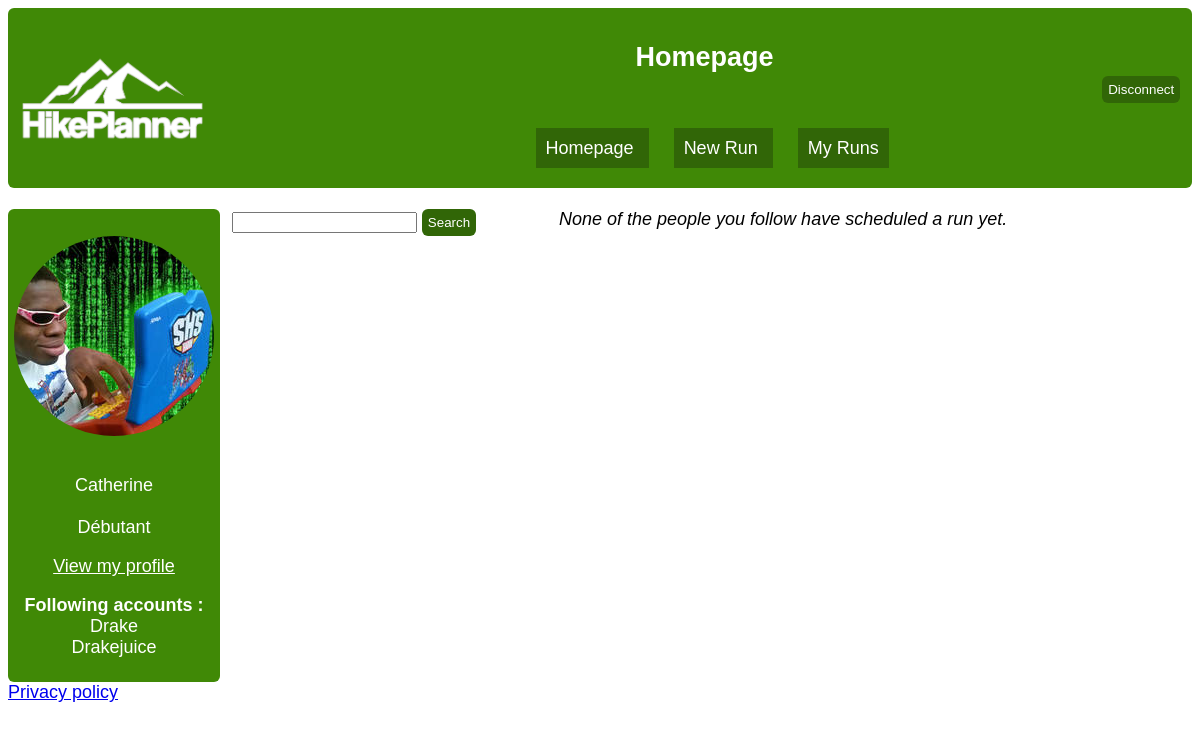
The app's page /homepage.php (signed in) with its own data.
### tables this page shows
CREATE TABLE `account` (
  `id` int(11) NOT NULL,
  `username` varchar(255) NOT NULL,
  `password` varchar(255) NOT NULL,
  `email` varchar(255) NOT NULL,
  `first_name` varchar(255) NOT NULL,
  `last_name` varchar(255) NOT NULL,
  `level` varchar(255) NOT NULL,
  `weight` int(11) DEFAULT NULL,
  `size` int(11) DEFAULT NULL,
  `picture` varchar(255) NOT NULL DEFAULT 'unknown.jpg'
);

### homepage.php (the view, shortened to what this page needs)
<html>
    <head>
        <link rel="stylesheet" href="https://unpkg.com/leaflet@1.3.1/dist/leaflet.css" />
        <link rel="stylesheet" type="text/css" href="./projet_css/homepage.css"/>
    </head>
    <body>
        <?php
            $bdd = new PDO("mysql:host=localhost;dbname=projet_if3;charset=utf8", "root", "");
        ?>
        <header>
            <img class="logo" src="./projet_css/HikePlanner_homepage.png"/>
            <nav>
            <h1 class="h">Homepage</h1>
                <ul>
                    <br>
                    <br>
                    <li>
                        <a class="butt" href="homepage.php">Homepage</a>
                    </li>
                    <li>
                        <a class="butt" href="hikeplanner_map_v3.php">New Run</a>
                    </li>
                    <li>
                        <a class="butt" href="my_runs.php">My Runs</a>
                    </li>
                </ul>
            </nav>
            <form class="deco" method='post'>
                    <input type='submit' class='button' name='button' value='Disconnect'>
        </form>
        </header>
        <br>
        <main>
            <div class="side">
                <?php
                    $username=$bdd->prepare("SELECT username,  level, first_name, last_name, picture FROM account WHERE id=?");
                    $username->execute([$_SESSION['id_account']]);
                    $var = $username->fetch();
                ?>
                <br>
                <img src="./projet_css/<?php echo $var['picture'];?>"/>
                <br>
                <br>
                <p>
                <?php
                    echo $var["username"]."<br>".$var["first_name"]."  ".$var["last_name"]."<br>".$var["level"];
                ?>
                </p>
                <a href="profile.php">View my profile</a>
                <br>
                <p><strong>Following accounts : </strong>
                <?php
                    $req_follow = $bdd->prepare("SELECT username FROM account
                                                    INNER JOIN follow ON account.id = follow.id_followed
                                                    WHERE id_account = ?");
                    $req_follow->execute([$_SESSION['id_account']]);
                    foreach($req_follow as $value) {
                        if($value != null) {
                            echo "<br>".$value["username"];
                        }
                    }
                ?>
                </p>
            </div>
            <div class="se">
                <?php
                echo "<div> <form method='post'>
                    <input id='research' name='research' type='text'/>
                    <input type='submit' class='button' name='search' value='Search'/>
                    </form> </div> <br><br>";
                ?>
            </div>
            <div class="follow">
                <?php
                    $req = $bdd->prepare("SELECT run_saved.id_run, run.distance, run.time AS estimated_time, follow.* FROM run_saved
                                            INNER JOIN run ON run_saved.id_run = run.id_run
                                            INNER JOIN follow ON run_saved.id_account = follow.id_followed
                                            WHERE follow.id_account = ? AND run_saved.completed = 1
                                            GROUP BY run_saved.id_run
                                            ORDER BY run_saved.date DESC");
                    $req->execute([$_SESSION['id_account']]);
                    $parkour = $req->fetch();
                    $i = 0;
                    if($parkour != null) {
                        while($parkour != null) {
                ?>
                <div>
                    <div <?php echo "id='map".$i."'"; ?>>
                    </div>
                    <div class="table_run">
                        <h3> <?php echo "distance : ".$parkour["distance"]."km ; time : ".$parkour["estimated_time"]; ?> </h3>
                        <table>
                            <tr>
                                <th></th>
                                <th> Time </th>
                                <th> Date </th>
                                <th> Weather </th>
                                <th> Difficulty </th>
                                <th> Comments </th>
                            </tr>
                            <?php
                                $req_run = $bdd->prepare("SELECT MIN(time), date, weather, difficulty, comments, username FROM run_saved
                                                            INNER JOIN follow ON run_saved.id_account = follow.id_followed
                                                            INNER JOIN account ON follow.id_followed = account.id
                                                            WHERE follow.id_account = ? AND id_run = ? AND completed = 1
                                                            GROUP BY run_saved.id_account");
                                $req_run->execute([$_SESSION['id_account'], $parkour["id_run"]]);
                                $run = $req_run->fetch();
                                while($run != null) {
                            ?>
                            <tr>
                                <td>
                                    <?php
                                        echo $run["username"];
                                    ?>
                                </td>
                                <td>
                                    <?php
                                        echo $run["MIN(time)"];
                                    ?>
                                </td>
                                <td>
                                    <?php
                                        echo $run["date"];
                                    ?>
                                </td>
                                <td>
                                    <?php
                                        echo $run["weather"];
                                    ?>
                                </td>
                                <td>
                                    <?php
                                        echo $run["difficulty"];
                                    ?>
                                </td>
                                <td>
                                    <?php
                                        echo $run["comments"];
                                    ?>
                                </td>
                            </tr>
                            <?php $run = $req_run->fetch(); } ?>
                        </table>
                        <form method="post">
                            <input name="id_run" type="hidden" value="<?php echo $parkour["id_run"]; ?>" />
                            <input name="add_run" type="submit" value="Add to my Runs"/>
                        </form>
                    </div>
                    <?php
                        $req_marker = $bdd->prepare("SELECT latitude, longitude FROM waypoints WHERE id_run = ?");
                        $req_marker->execute([$parkour["id_run"]]);
                        $waypoint = $req_marker->fetch();
                    ?>
                    <script src="https://unpkg.com/leaflet@1.3.1/dist/leaflet.js"></script>
                    <script type="text/javascript">
                        // Create "my_map" and insert it in the HTML element with ID "map.$i"
                        var <?php echo "my_map".$i; ?> = L.map('<?php echo "map".$i; ?>').setView([<?php echo $waypoint["latitude"].",".$waypoint["longitude"]; ?>], 7);
                        L.tileLayer('https://{s}.tile.openstreetmap.fr/osmfr/{z}/{x}/{y}.png', {
                            attribution: 'données © <a href="//osm.org/copyright">OpenStreetMap</a>/ODbL - rendu <a href="//openstreetmap.fr">OSM France</a>',
                            minZoom: 1,
                            maxZoom: 15
                        }).addTo(<?php echo "my_map".$i; ?>);
                        <?php
                            while($waypoint != null) {
                        ?>
                        var marker = L.marker([<?php echo $waypoint["latitude"].",".$waypoint["longitude"]; ?>]).addTo(<?php echo "my_map".$i; ?>);
                        <?php $waypoint = $req_marker->fetch(); } ?>
                    </script>
                </div>
                <?php
                        $parkour = $req->fetch();
                        $i ++;
                        }
                    } else {
                        echo "<em>None of the people you follow have scheduled a run yet.</em>";
                    }
                ?>
            </div>
        </main>
        <footer>
            <a href="./projet_css/if2.jpg">Privacy policy</a>
        </footer>
    </body>
</html>

### projet_css/homepage.css (style rules this page uses)
html { font-family: 'Gill Sans', 'Gill Sans MT', Calibri, 'Trebuchet MS', sans-serif; font-size: large; }
input[type="submit"] { cursor:pointer; color: white; background-color: rgb(49, 102, 7); border: none; border-radius: 6px; padding: 6px; }
header:not(.deco) { background-color: rgb(64, 137 , 6); border-radius: 6px; padding: 1%; display: flex; align-items: center; }
img.logo { max-width: 16%; height: max-content; }
nav { text-align: center; margin-left: 25%; }
.h { color: white; }
nav li { display: inline; padding: 10px; background-color: rgb(49, 102, 7); margin-right: 25px; }
.butt { text-decoration: none; color: white; }
.deco { text-align: right; margin-left: auto; color: green; }
main { display: flex; }
.side { background-color: rgb(64, 137 , 6); border-radius: 6px; float: left; text-align: center; padding: 6px; }
.side img { border-radius: 50%; }
.side p { color: white; }
.side a { color: white; text-decoration: underline; }
.se { margin-left: 1%; }
.follow { margin-left: 7%; }

### records on screen
account: picture (picture), username "Catherine", level "Débutant"
account: username "Drake"
account: username "Drakejuice"
